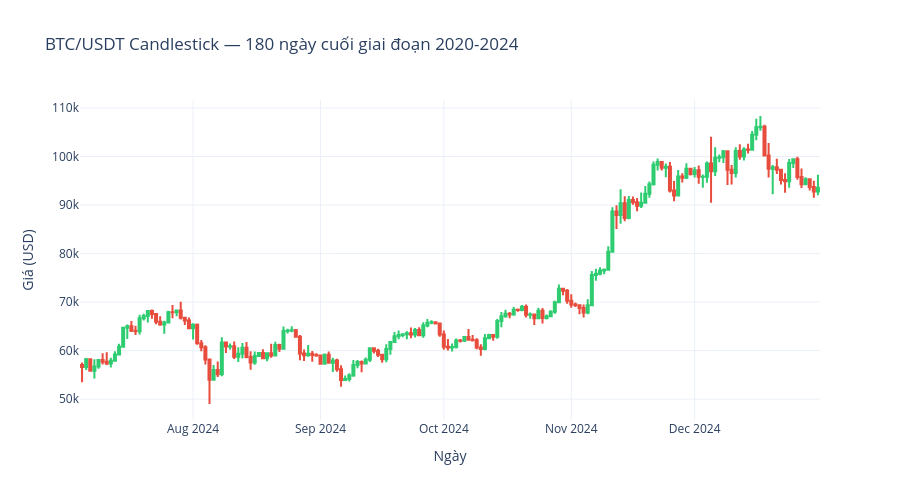

The cell this chart's notebook holds for it:
### Markdown cell above
## 8. Phân tích OHLC & ATH <a id='sec8'></a>

Phần này khai thác các trường OHLC để quan sát cấu trúc giá, biên độ dao động trong ngày và đỉnh giá cao nhất trong giai đoạn 2020-2024.

**Giải thích thuật ngữ:**
- **Candlestick** là biểu đồ nến, thể hiện Open, High, Low, Close trong từng ngày. Thân nến và râu nến giúp nhìn áp lực mua/bán trong phiên.
- **High-Low Spread** là biên độ dao động trong ngày, tính bằng (High - Low) / Close. Chỉ số này càng cao thì trong ngày giá dao động càng mạnh.
- **ATH (All-Time High)** trong phạm vi phân tích này là mức giá cao nhất đạt được trong giai đoạn 2020-2024, tính từ cột High.
- **Close cuối 2024 so với ATH** cho biết tại cuối giai đoạn nghiên cứu, giá còn cách đỉnh bao xa.

**Ý nghĩa trong phạm vi phân tích:** phần này bổ sung góc nhìn chi tiết hơn so với chỉ dùng giá đóng cửa. Nó giúp đánh giá sức mạnh phục hồi, mức dao động trong ngày và vùng giá đỉnh của từng coin.

### Code cell
# 8.1 Candlestick BTC
# Mục tiêu: xem cấu trúc OHLC của BTC trong 180 ngày cuối giai đoạn nghiên cứu.
btc = binance_data["BTC"].copy()
btc_recent = btc.iloc[-180:]

# Candlestick dùng open, high, low, close để thể hiện biến động trong từng ngày.
fig = go.Figure(data=[go.Candlestick(
    x=btc_recent.index,
    open=btc_recent["open"], high=btc_recent["high"],
    low=btc_recent["low"], close=btc_recent["close"],
    increasing_line_color="#2ecc71",
    decreasing_line_color="#e74c3c",
    name="BTC/USDT"
)])
fig.update_layout(
    title="BTC/USDT Candlestick — 180 ngày cuối giai đoạn 2020-2024",
    yaxis_title="Giá (USD)",
    xaxis_title="Ngày",
    xaxis_rangeslider_visible=False,
    height=500,
    template="plotly_white"
)
fig.show()

### Figure 1 — Plotly figure (JSON) as saved in the notebook; plotly's stock layout.template omitted (floating-point values rounded to 4 significant figures; data arrays with more than 128 entries replaced by an {"elided": "..."} marker saying what was removed)
{"data": [{"close": {"elided": "180 float values"}, "decreasing": {"line": {"color": "#e74c3c"}}, "high": {"elided": "180 float values"}, "increasing": {"line": {"color": "#2ecc71"}}, "low": {"elided": "180 float values"}, "name": "BTC/USDT", "open": {"elided": "180 float values"}, "type": "candlestick", "x": {"elided": "180 str values"}}], "layout": {"height": 500, "title": {"text": "BTC/USDT Candlestick — 180 ngày cuối giai đoạn 2020-2024"}, "xaxis": {"rangeslider": {"visible": false}, "title": {"text": "Ngày"}}, "yaxis": {"title": {"text": "Giá (USD)"}}}}
